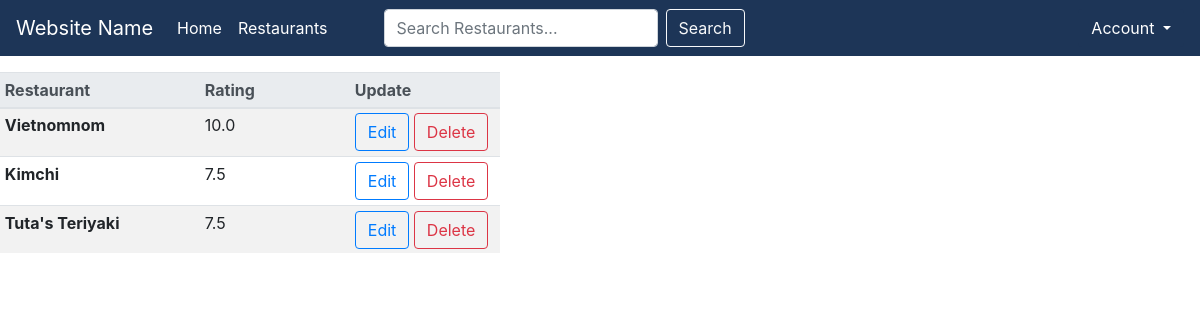
Before: /profile/3/ with the older database file.
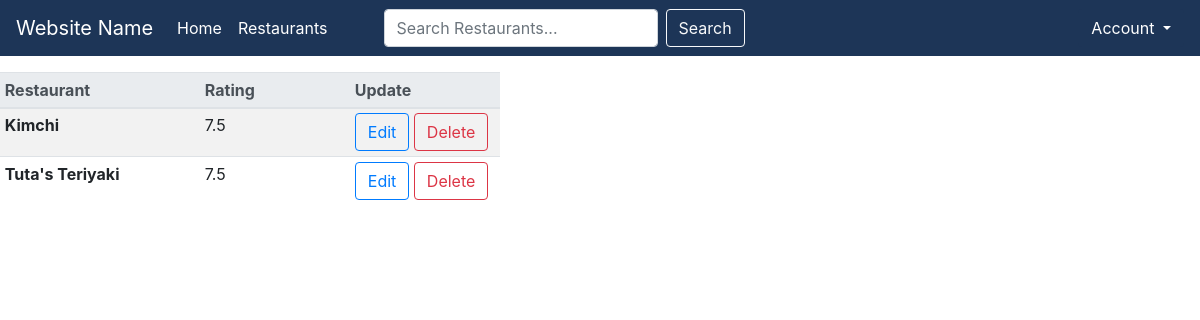
After: the same page with the newer database file.
### restaurants/models.py (models this page shows, shortened)
class Rating(models.Model):
    user = models.ForeignKey(
        User, on_delete=models.CASCADE, null=False)
    restaurant = models.ForeignKey(
        Restaurant, on_delete=models.CASCADE, null=False)
    rating = models.DecimalField(decimal_places=1, max_digits=3)
    review = models.TextField(null=True, blank=True)
    updated = models.DateTimeField(auto_now=True)
    created = models.DateTimeField(auto_now_add=True)
    class Meta:
        ordering = ['-updated', '-created']

class Restaurant(models.Model):
    name = models.CharField(max_length=100, null=False)
    tags = models.CharField(max_length=50, null=True)
    class Meta:
        db_table = "restaurant"
    def __str__(self):
        return self.name

### restaurants/views.py (the view)
# urls.py: path("profile/<str:pk>/", views.userProfile, name="user-profile"),
def userProfile(request, pk):
    user = User.objects.get(id=pk)
    ratings = Rating.objects.filter(user=pk)
    context = {'user': user, 'ratings': ratings}
    return render(request, "restaurants/profile.html", context)

### restaurants/templates/restaurants/profile.html (shortened to what this page needs)
{% extends 'restaurants/base.html' %}
{% block content %}
<table class="table table-striped table-sm" style="width:500px;">
    <thead class="thead-light">
      <tr>
        <th scope="col" style="width:200px;">Restaurant</th>
        <th scope="col" style="width:150px;">Rating</th>
        <th scope="col" style="width:150px;">Update</th>
      </tr>
    </thead>
    <tbody>
      {% for rating in ratings %}
      <tr>
        <th scope="row">{{rating.restaurant}}</th>
        <td>{{rating.rating}}</td>
        <td>
          <a
            class="btn btn-outline-primary"
            href="{% url 'update-rating' rating.id %}">Edit</a>
          <a
            class="btn btn-outline-danger"
            href="{% url 'delete-rating' rating.id %}">Delete</a>
        </td>
      </tr>
      {% endfor %}
    </tbody>
  </table>
{% endblock %}

Changed rows visible on the page:
removed Rating: restaurant "Vietnomnom", rating "10.0"
